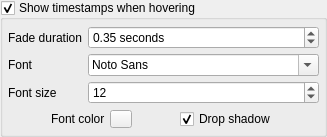
            <widget class="QGroupBox" name="groupHover">
             <property name="title">
              <string>Show timestamps when hovering</string>
             </property>
             <property name="checkable">
              <bool>true</bool>
             </property>
             <layout class="QFormLayout" name="formLayout_2">
              <property name="verticalSpacing">
               <number>5</number>
              </property>
              <property name="leftMargin">
               <number>5</number>
              </property>
              <property name="topMargin">
               <number>6</number>
              </property>
              <property name="rightMargin">
               <number>5</number>
              </property>
              <property name="bottomMargin">
               <number>5</number>
              </property>
              <item row="1" column="0">
               <widget class="QLabel" name="label_3">
                <property name="text">
                 <string>Font</string>
                </property>
               </widget>
              </item>
              <item row="1" column="1">
               <widget class="QFontComboBox" name="comboHoverFont">
                <property name="currentFont">
                 <font>
                  <family>Segoe UI Light</family>
                  <pointsize>11</pointsize>
                 </font>
                </property>
               </widget>
              </item>
              <item row="2" column="0">
               <widget class="QLabel" name="label_5">
                <property name="text">
                 <string>Font size</string>
                </property>
               </widget>
              </item>
              <item row="2" column="1">
               <widget class="QSpinBox" name="spinHoverFontSize">
                <property name="minimum">
                 <number>6</number>
                </property>
                <property name="maximum">
                 <number>20</number>
                </property>
                <property name="value">
                 <number>12</number>
                </property>
               </widget>
              </item>
              <item row="3" column="0" colspan="2">
               <layout class="QHBoxLayout" name="horizontalLayout_6">
                <property name="spacing">
                 <number>5</number>
                </property>
                <item>
                 <spacer name="horizontalSpacer_2">
                  <property name="orientation">
                   <enum>Qt::Horizontal</enum>
                  </property>
                  <property name="sizeHint" stdset="0">
                   <size>
                    <width>40</width>
                    <height>20</height>
                   </size>
                  </property>
                 </spacer>
                </item>
                <item>
                 <widget class="QLabel" name="label_6">
                  <property name="text">
                   <string>Font color</string>
                  </property>
                 </widget>
                </item>
                <item>
                 <widget class="QPushButton" name="buttonHoverFontColor">
                  <property name="maximumSize">
                   <size>
                    <width>22</width>
                    <height>18</height>
                   </size>
                  </property>
                  <property name="text">
                   <string/>
                  </property>
                 </widget>
                </item>
                <item>
                 <spacer name="horizontalSpacer">
                  <property name="orientation">
                   <enum>Qt::Horizontal</enum>
                  </property>
                  <property name="sizeHint" stdset="0">
                   <size>
                    <width>40</width>
                    <height>20</height>
                   </size>
                  </property>
                 </spacer>
                </item>
                <item>
                 <widget class="QCheckBox" name="checkHoverShadow">
                  <property name="toolTip">
                   <string>If checked, a small drop-shadow will appear beneath the timestamp.</string>
                  </property>
                  <property name="text">
                   <string>Drop shadow</string>
                  </property>
                  <property name="checked">
                   <bool>true</bool>
                  </property>
                 </widget>
                </item>
                <item>
                 <spacer name="horizontalSpacer_3">
                  <property name="orientation">
                   <enum>Qt::Horizontal</enum>
                  </property>
                  <property name="sizeHint" stdset="0">
                   <size>
                    <width>40</width>
                    <height>20</height>
                   </size>
                  </property>
                 </spacer>
                </item>
               </layout>
              </item>
              <item row="0" column="1">
               <widget class="QDoubleSpinBox" name="spinHoverFadeDuration">
                <property name="toolTip">
                 <string>The duration, in seconds, that a timestamp takes to fade
away after removing your mouse from the progress bar.</string>
                </property>
                <property name="suffix">
                 <string> seconds</string>
                </property>
                <property name="minimum">
                 <double>0.000000000000000</double>
                </property>
                <property name="maximum">
                 <double>10.000000000000000</double>
                </property>
                <property name="singleStep">
                 <double>0.050000000000000</double>
                </property>
                <property name="value">
                 <double>0.350000000000000</double>
                </property>
               </widget>
              </item>
              <item row="0" column="0">
               <widget class="QLabel" name="label_41">
                <property name="text">
                 <string>Fade duration</string>
                </property>
               </widget>
              </item>
             </layout>
            </widget>
